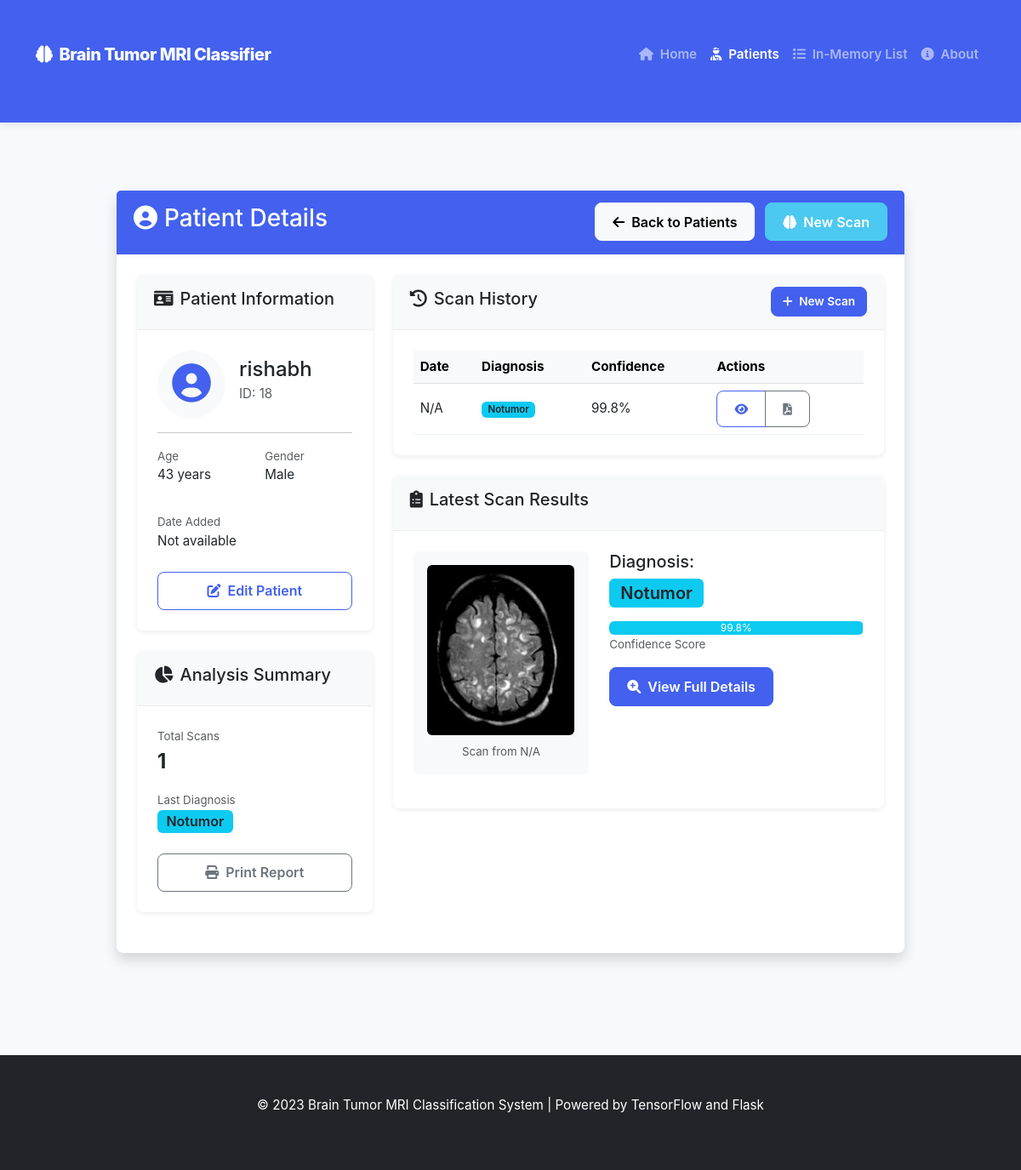
/patients/18, run on the app's committed database.
### tables this page shows
CREATE TABLE scans (
            id INTEGER PRIMARY KEY AUTOINCREMENT,
            patient_id INTEGER NOT NULL,
            scan_date TIMESTAMP DEFAULT CURRENT_TIMESTAMP,
            image_path TEXT NOT NULL,
            tumor_type TEXT,
            confidence REAL,
            doctor_notes TEXT,
            additional_info TEXT,
            FOREIGN KEY (patient_id) REFERENCES patients (id)
        );

### app.py (the view)
@app.route('/patients/<int:patient_id>')
def patient_detail(patient_id):
    if not patient_module_loaded:
        flash("Patient management functionality is not available.")
        return redirect(url_for('index'))
    patient = next((p for p in patients_list if p['id'] == patient_id), None)
    if not patient:
        patient = get_patient(patient_id)
    if not patient:
        flash("Patient not found.")
        return redirect(url_for('patients'))
    if 'scans' in patient and patient['scans']:
        scans = patient['scans']
    else:
        scans = get_patient_scans(patient_id)
    return render_template('patient_detail.html', patient=patient, scans=scans)

### app/templates/patient_detail.html (shortened to what this page needs)
{% extends 'base.html' %}
{% block content %}
<div class="container mt-5">
    <div class="row">
        <div class="col-md-10 mx-auto">
            <div class="card shadow">
                <div class="card-header bg-primary text-white d-flex justify-content-between align-items-center">
                    <h3><i class="fas fa-user-circle me-2"></i>Patient Details</h3>
                    <div>
                        <a href="{{ url_for('patients') }}" class="btn btn-light me-2">
                            <i class="fas fa-arrow-left me-1"></i> Back to Patients
                        </a>
                        <a href="{{ url_for('scan_patient', patient_id=patient.id) }}" class="btn btn-success">
                            <i class="fas fa-brain me-1"></i> New Scan
                        </a>
                    </div>
                </div>
                <div class="card-body">
                    <div class="row">
                        <div class="col-md-4">
                            <div class="card mb-4">
                                <div class="card-header bg-light">
                                    <h5><i class="fas fa-id-card me-2"></i>Patient Information</h5>
                                </div>
                                <div class="card-body">
                                    <div class="d-flex mb-3">
                                        <div class="flex-shrink-0">
                                            <div class="rounded-circle bg-light p-3 text-center" style="width: 80px; height: 80px;">
                                                <i class="fas fa-user-circle fa-3x text-primary"></i>
                                            </div>
                                        </div>
                                        <div class="flex-grow-1 ms-3 pt-2">
                                            <h4 class="mb-1">{{ patient.name }}</h4>
                                            <p class="text-muted mb-0">ID: {{ patient.id }}</p>
                                        </div>
                                    </div>
                                    <hr>
                                    <div class="row mb-3">
                                        <div class="col-6">
                                            <small class="text-muted">Age</small>
                                            <p>{{ patient.age }} years</p>
                                        </div>
                                        <div class="col-6">
                                            <small class="text-muted">Gender</small>
                                            <p>{{ patient.gender }}</p>
                                        </div>
                                    </div>
                                    <div class="mb-3">
                                        <small class="text-muted">Date Added</small>
                                        <p>{{ patient.date_added.strftime('%B %d, %Y') if patient.date_added else 'Not available' }}</p>
                                    </div>
                                    <div class="d-grid gap-2 mt-4">
                                        <a href="{{ url_for('edit_patient', patient_id=patient.id) }}" class="btn btn-outline-primary">
                                            <i class="fas fa-edit me-1"></i> Edit Patient
                                        </a>
                                    </div>
                                </div>
                            </div>
                            {% if scans %}
                            <div class="card mb-4">
                                <div class="card-header bg-light">
                                    <h5><i class="fas fa-chart-pie me-2"></i>Analysis Summary</h5>
                                </div>
                                <div class="card-body">
                                    <div class="mb-3">
                                        <small class="text-muted">Total Scans</small>
                                        <p class="fs-4 fw-bold mb-0">{{ scans|length }}</p>
                                    </div>
                                    {% set tumor_types = scans|map(attribute='tumor_type')|list %}
                                    {% if tumor_types %}
                                    <div class="mb-3">
                                        <small class="text-muted">Last Diagnosis</small>
                                        <p class="mb-0">
                                            {% set last_tumor = scans[-1].tumor_type %}
                                            <span class="badge {% if last_tumor == 'no_tumor' %}bg-success{% elif last_tumor == 'glioma' %}bg-danger{% elif last_tumor == 'meningioma' %}bg-warning text-dark{% else %}bg-info text-dark{% endif %} fs-6">
                                                {{ scans[-1].tumor_type|replace('_', ' ')|title }}
                                            </span>
                                        </p>
                                    </div>
                                    {% endif %}
                                    <div class="d-grid gap-2 mt-4">
                                        <a href="#" onclick="window.print()" class="btn btn-outline-secondary">
                                            <i class="fas fa-print me-1"></i> Print Report
                                        </a>
                                    </div>
                                </div>
                            </div>
                            {% endif %}
                        </div>
                        <div class="col-md-8">
                            <div class="card">
                                <div class="card-header bg-light d-flex justify-content-between align-items-center">
                                    <h5><i class="fas fa-history me-2"></i>Scan History</h5>
                                    <a href="{{ url_for('scan_patient', patient_id=patient.id) }}" class="btn btn-sm btn-primary">
                                        <i class="fas fa-plus me-1"></i> New Scan
                                    </a>
                                </div>
                                <div class="card-body">
                                    {% if scans %}
                                        <div class="table-responsive">
                                            <table class="table table-hover">
                                                <thead class="table-light">
                                                    <tr>
                                                        <th>Date</th>
                                                        <th>Diagnosis</th>
                                                        <th>Confidence</th>
                                                        <th>Actions</th>
                                                    </tr>
                                                </thead>
                                                <tbody>
                                                    {% for scan in scans|reverse %}
                                                    <tr>
                                                        <td>{{ scan.date.strftime('%Y-%m-%d %H:%M') if scan.date else 'N/A' }}</td>
                                                        <td>
                                                            <span class="badge {% if scan.tumor_type == 'no_tumor' %}bg-success{% elif scan.tumor_type == 'glioma' %}bg-danger{% elif scan.tumor_type == 'meningioma' %}bg-warning text-dark{% else %}bg-info text-dark{% endif %}">
                                                                {{ scan.tumor_type|replace('_', ' ')|title }}
                                                            </span>
                                                        </td>
                                                        <td>{{ "%.1f"|format(scan.confidence * 100) }}%</td>
                                                        <td>
                                                            <div class="btn-group btn-group-sm">
                                                                <a href="{{ url_for('scan_detail', scan_id=scan.id) }}" class="btn btn-outline-primary">
                                                                    <i class="fas fa-eye"></i>
                                                                </a>
                                                                <a href="{{ url_for('generate_report', scan_id=scan.id) }}" class="btn btn-outline-secondary">
                                                                    <i class="fas fa-file-pdf"></i>
                                                                </a>
                                                            </div>
                                                        </td>
                                                    </tr>
                                                    {% endfor %}
                                                </tbody>
                                            </table>
                                        </div>
                                    {% endif %}
                                </div>
                            </div>
                            {% if scans and scans|length > 0 %}
                            <div class="card mt-4">
                                <div class="card-header bg-light">
                                    <h5><i class="fas fa-clipboard-list me-2"></i>Latest Scan Results</h5>
                                </div>
                                <div class="card-body">
                                    <div class="row">
                                        <div class="col-md-5">
                                            <div class="bg-light p-3 rounded text-center mb-3">
                                                <img src="{{ url_for('static', filename='uploads/' + scans[-1].image_path) }}" class="img-fluid rounded" alt="MRI Scan" style="max-height: 200px;">
                                                <div class="mt-2">
                                                    <small class="text-muted">
                                                        Scan from {{ scans[-1].date.strftime('%B %d, %Y') if scans[-1].date else 'N/A' }}
                                                    </small>
                                                </div>
                                            </div>
                                        </div>
                                        <div class="col-md-7">
                                            <h5>Diagnosis:</h5>
                                            <div class="mb-3">
                                                <span class="badge {% if scans[-1].tumor_type == 'no_tumor' %}bg-success{% elif scans[-1].tumor_type == 'glioma' %}bg-danger{% elif scans[-1].tumor_type == 'meningioma' %}bg-warning text-dark{% else %}bg-info text-dark{% endif %} fs-5 mb-2">
                                                    {{ scans[-1].tumor_type|replace('_', ' ')|title }}
                                                </span>
                                                <div class="progress mt-2">
                                                    <div class="progress-bar
                                                        {% if scans[-1].tumor_type == 'no_tumor' %}bg-success{% elif scans[-1].tumor_type == 'glioma' %}bg-danger{% elif scans[-1].tumor_type == 'meningioma' %}bg-warning{% else %}bg-info{% endif %}"
                                                        role="progressbar"
                                                        style="width: {{ scans[-1].confidence * 100 }}%"
                                                        aria-valuenow="{{ scans[-1].confidence * 100 }}"
                                                        aria-valuemin="0"
                                                        aria-valuemax="100">
                                                        {{ "%.1f"|format(scans[-1].confidence * 100) }}%
                                                    </div>
                                                </div>
                                                <small class="text-muted">Confidence Score</small>
                                            </div>
                                            <div class="mt-3">
                                                <a href="{{ url_for('scan_detail', scan_id=scans[-1].id) }}" class="btn btn-primary">
                                                    <i class="fas fa-search-plus me-1"></i> View Full Details
                                                </a>
                                            </div>
                                        </div>
                                    </div>
                                </div>
                            </div>
                            {% endif %}
                        </div>
                    </div>
                </div>
            </div>
        </div>
    </div>
</div>
{% endblock %}

### data on the page
scans: tumor_type "Notumor", date "N/A", scan.confidence*100 "99.8", image_path (picture), scans[-1].confidence*100 "99.8"

### other printed values
{{ patient.name }} "rishabh"
{{ patient.id }} "18"
{{ patient.age }} "43"
{{ patient.gender }} "Male"
{{ scans|length }} "1"
{{ scans[-1].date.strftime('%B %d, %Y') if scans[-1].date else 'N/A' }} "N/A"
